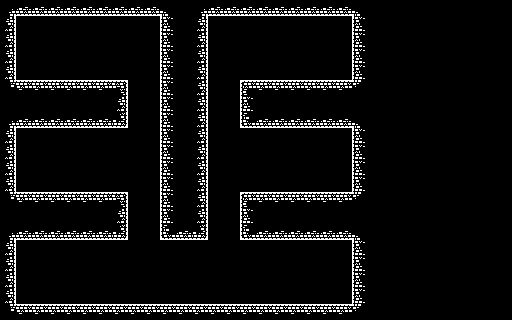

Tiled map render using the project's own tile images. Description and the map definition, with tile-layer contents summarised, below:
An orthogonal 32x20 tile map with 16x16 px tiles, 5 tile layers (bg, terrain, terrain_hidden, spike, ...), 4 tilesets and 9 objects (2x moving_object, door, player, key, data).

<map version="1.10" tiledversion="1.11.0" orientation="orthogonal" renderorder="right-down" width="32" height="20" tilewidth="16" tileheight="16" infinite="0" nextlayerid="31" nextobjectid="118">
 <tileset firstgid="1" source="../tilesets/terrain.tsx" />
 <tileset firstgid="145" source="../tilesets/objects.tsx" />
 <tileset firstgid="164" source="../tilesets/enemies.tsx" />
 <tileset firstgid="171" source="../tilesets/stone.tsx" />
 <layer id="19" name="bg" width="32" height="20">
  <data>[640 cells, 0 non-empty, 0 distinct tile ids]</data>
 </layer>
 <objectgroup id="27" name="bg_details" />
 <layer id="18" name="terrain" width="32" height="20">
  <data>[640 cells, 166 non-empty, 12 distinct tile ids]</data>
 </layer>
 <layer id="23" name="terrain_hidden" width="32" height="20">
  <data>[640 cells, 0 non-empty, 0 distinct tile ids]</data>
 </layer>
 <layer id="20" name="spike" width="32" height="20">
  <data>[640 cells, 0 non-empty, 0 distinct tile ids]</data>
 </layer>
 <layer id="22" name="platform" width="32" height="20">
  <data>[640 cells, 0 non-empty, 0 distinct tile ids]</data>
 </layer>
 <objectgroup id="24" name="objects">
  <object id="107" name="door" gid="160" x="304" y="192" width="16" height="16" />
  <object id="111" name="player" gid="145" x="16" y="48" width="36" height="32" />
  <object id="115" gid="162" x="96" y="192" width="16" height="16" />
  <object id="116" gid="162" x="96" y="304" width="16" height="16" />
  <object id="117" gid="162" x="96" y="80" width="16" height="16" />
 </objectgroup>
 <objectgroup id="25" name="moving_objects">
  <object id="112" name="elevator" type="moving_object" x="128" y="80" width="32" height="224">
   <properties>
    <property name="platform" type="bool" value="true" />
    <property name="speed" type="int" value="48" />
   </properties>
  </object>
  <object id="114" name="elevator" type="moving_object" x="208" y="80" width="32" height="224">
   <properties>
    <property name="platform" type="bool" value="true" />
    <property name="speed" type="int" value="48" />
   </properties>
  </object>
 </objectgroup>
 <objectgroup id="26" name="items">
  <object id="38" name="key" gid="153" x="320" y="80" width="16" height="16" />
 </objectgroup>
 <objectgroup id="9" name="npc" />
 <objectgroup id="10" name="enemies" />
 <objectgroup id="28" name="data">
  <object id="39" name="data" x="0" y="0" width="16" height="16">
   <properties>
    <property name="level_unlock" type="int" value="6" />
   </properties>
  </object>
 </objectgroup>
</map>
